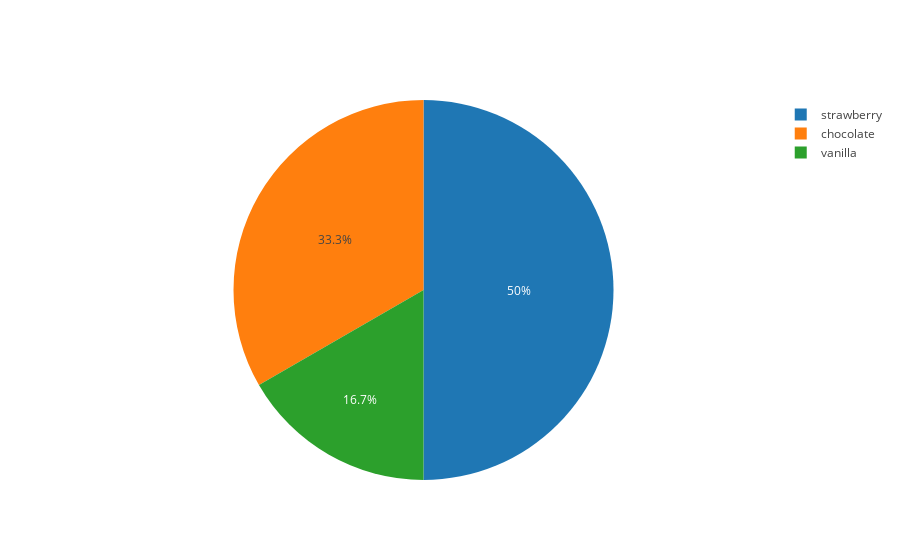

Write notebook code for a chart like this one.
### Markdown cell above
And of course, we can always use the dictionary constructor to create our dictionaries.

### Code cell
pie_trace = dict(type="pie", labels=["chocolate", "vanilla", "strawberry"], values=[10, 5, 15])

plotly.offline.iplot([
    pie_trace
])

### Figure 1 — Plotly figure (JSON) as saved in the notebook; plotly's stock layout.template omitted (floating-point values rounded to 4 significant figures)
{"data": [{"labels": ["chocolate", "vanilla", "strawberry"], "type": "pie", "uid": "673ab82c-78d9-11e9-a59d-234735bf4bc9", "values": [10, 5, 15]}], "layout": {}}
